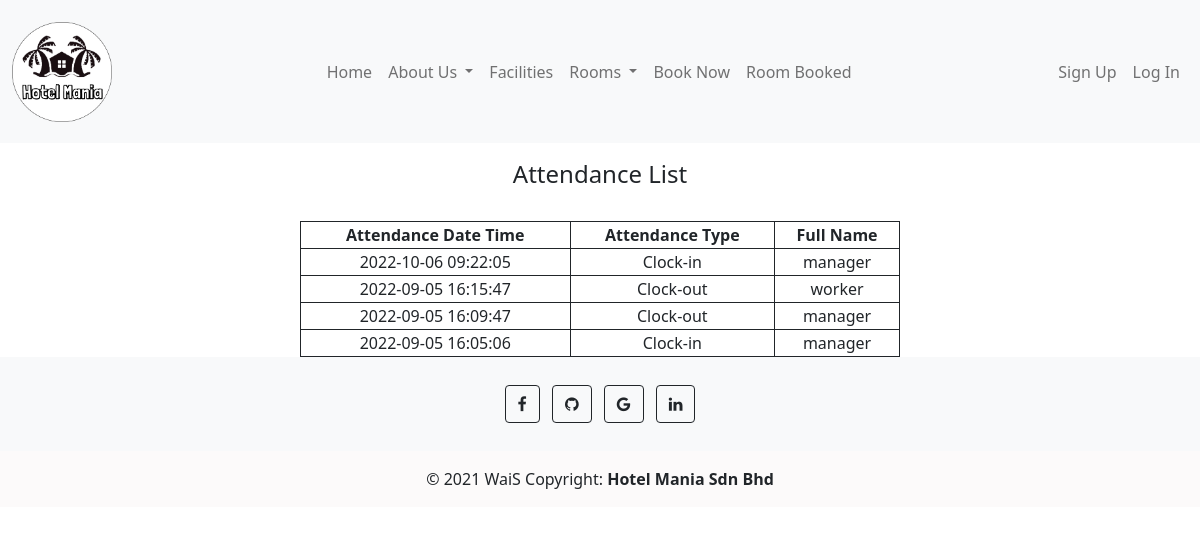
Before: /attendance-list.php with the older database file.
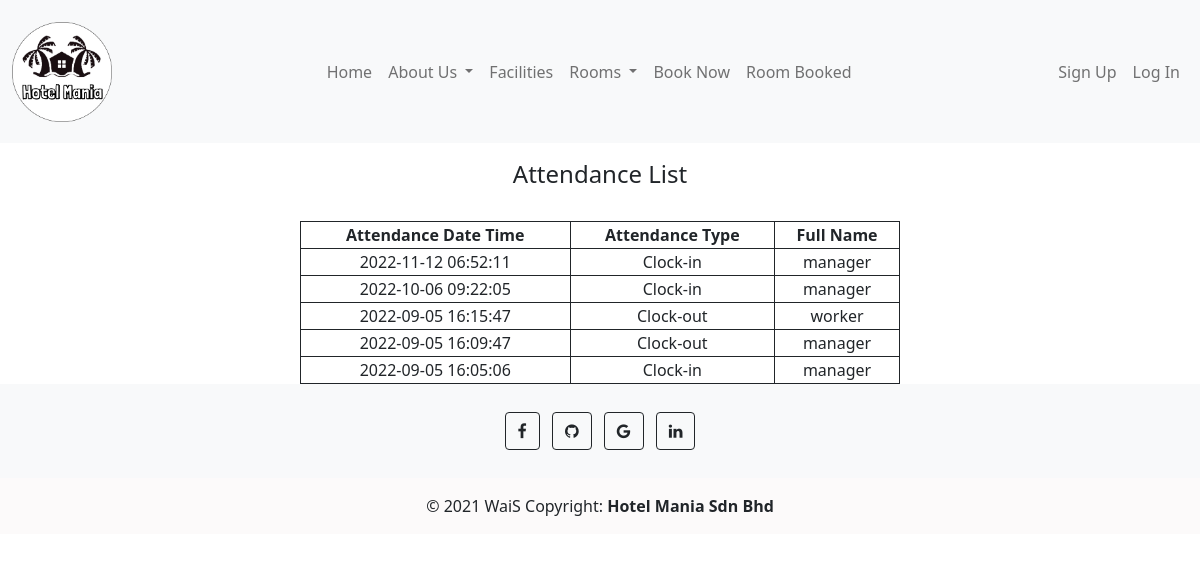
After: the same page with the newer database file.
### tables this page shows
CREATE TABLE `attendancedb` (
  `attendanceId` int(11) NOT NULL,
  `attendanceDateTime` varchar(144) DEFAULT NULL,
  `attendanceType` enum('Clock-in','Clock-out') DEFAULT NULL,
  `fullName` varchar(100) NOT NULL
);

### backend/config.php (called while the page is built)
<?php
require_once "product_db.php";
$product_db = new product_db();
?>

### backend/product_db.php (called while the page is built, shortened)
<?php
require_once "DBController.php";
class product_db extends DBController{
    function getAllAttendance()
    {
        $query = "SELECT * FROM attendancedb
        ORDER BY attendanceDateTime DESC";
        $productResult = $this->getDBResult($query);
        return $productResult;
    }
}
?>

### backend/DBController.php (called while the page is built, shortened)
<?php
class DBController
{
    private $host = "localhost";
    private $user = "root";
    private $password = "";
    private $database = "hotel_mania";
    private static $conn;
    function __construct()
    {
        $this->conn = mysqli_connect($this->host, $this->user, $this->password, $this->database);
    }
    function getDBResult($query, $params = array())
    {
        $sql_statement = $this->conn->prepare($query);
        $sql_statement->execute();
        $result = $sql_statement->get_result();
        if ($result->num_rows > 0) {
            while ($row = $result->fetch_assoc()) {
                $resultset[] = $row;
            }
        }
        if (! empty($resultset)) {
            return $resultset;
        }
    }
}

### attendance-list.php (the view, shortened to what this page needs)
<!DOCTYPE html>
<html lang="en">
<?php require_once "backend/attendance_backend.php"; ?>
<head>
    <link rel="stylesheet" href="css/attendance.css">
    <link href="https://cdn.jsdelivr.net/npm/bootstrap@5.1.1/dist/css/bootstrap.min.css" rel="stylesheet">
    <link rel="stylesheet" href="https://cdn.jsdelivr.net/npm/bootstrap-icons@1.6.0/font/bootstrap-icons.css">
</head>
<?php include 'include_php/header.php';?>
<body>
<h4>Attendance List</h4>
    <table style="margin-left: auto; margin-right: auto; border: 1px solid;border-collapse: collapse; width: 50%;">
        <tr>
            <td style="border: 1px solid;text-align: center;"><b> Attendance Date Time <b> </td>
            <td style="border: 1px solid;text-align: center;"><b> Attendance Type <b> </td>
            <td style="border: 1px solid;text-align: center;"><b> Full Name<b> </td>
        </tr>
        <tr>
        <?php
            $query = "SELECT * FROM attendancedb";
            $product_array = $product_db->getAllAttendance($query);
            if (!empty($product_array)) {
                foreach ($product_array as $key => $value) {
        ?>
            <td style="border: 1px solid;text-align: center;"><?php echo $product_array[$key]["attendanceDateTime"]; ?> </td>
            <td style="border: 1px solid;text-align: center;"><?php echo $product_array[$key]["attendanceType"]; ?> </td>
            <td style="border: 1px solid;text-align: center;"><?php echo $product_array[$key]["fullName"]; ?> </td>
        </tr>
        <?php }} ?>
    </table>
<?php include 'include_php/footer.php';?>
</body>
</html>

Changed rows visible on the page:
added attendancedb: attendanceDateTime "2022-11-12 06:52:11", attendanceType "Clock-in", fullName "manager"
